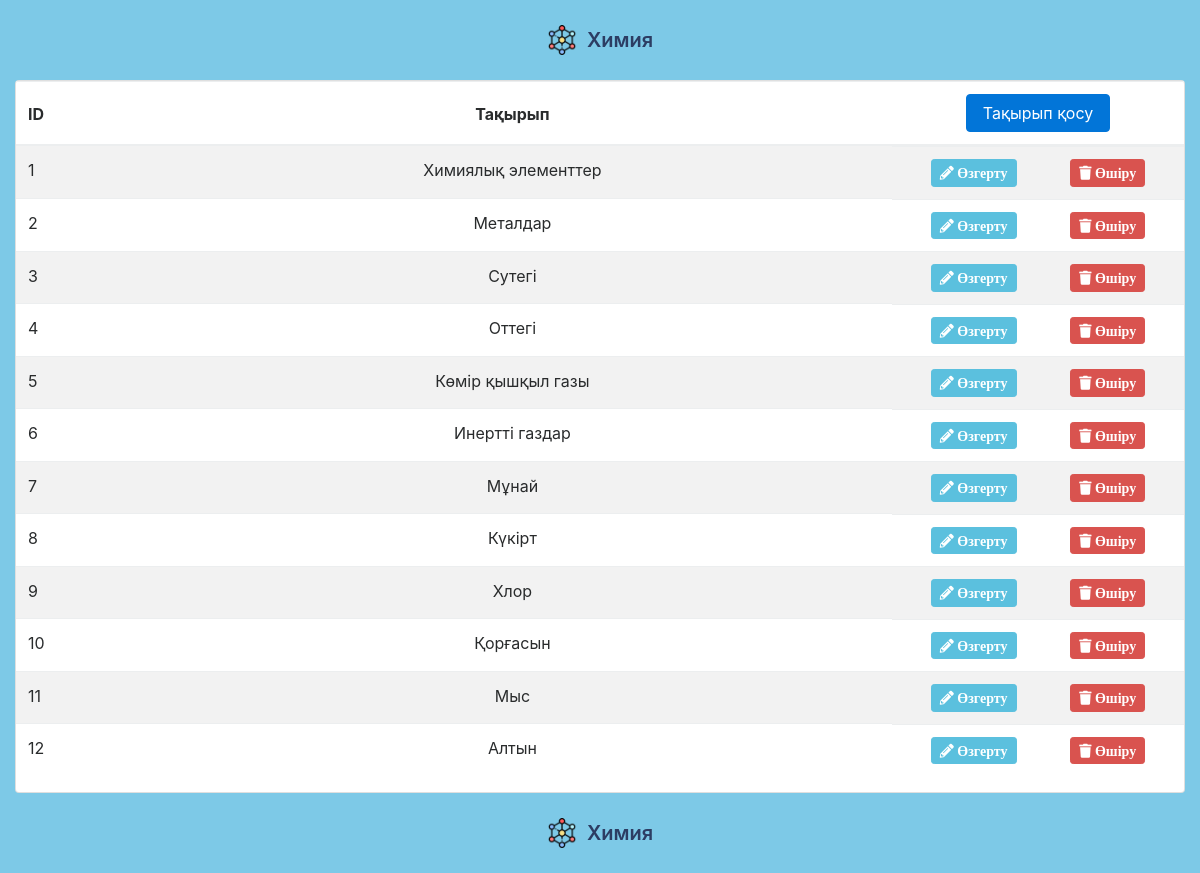
Page /admin/index.php on the earlier database version.
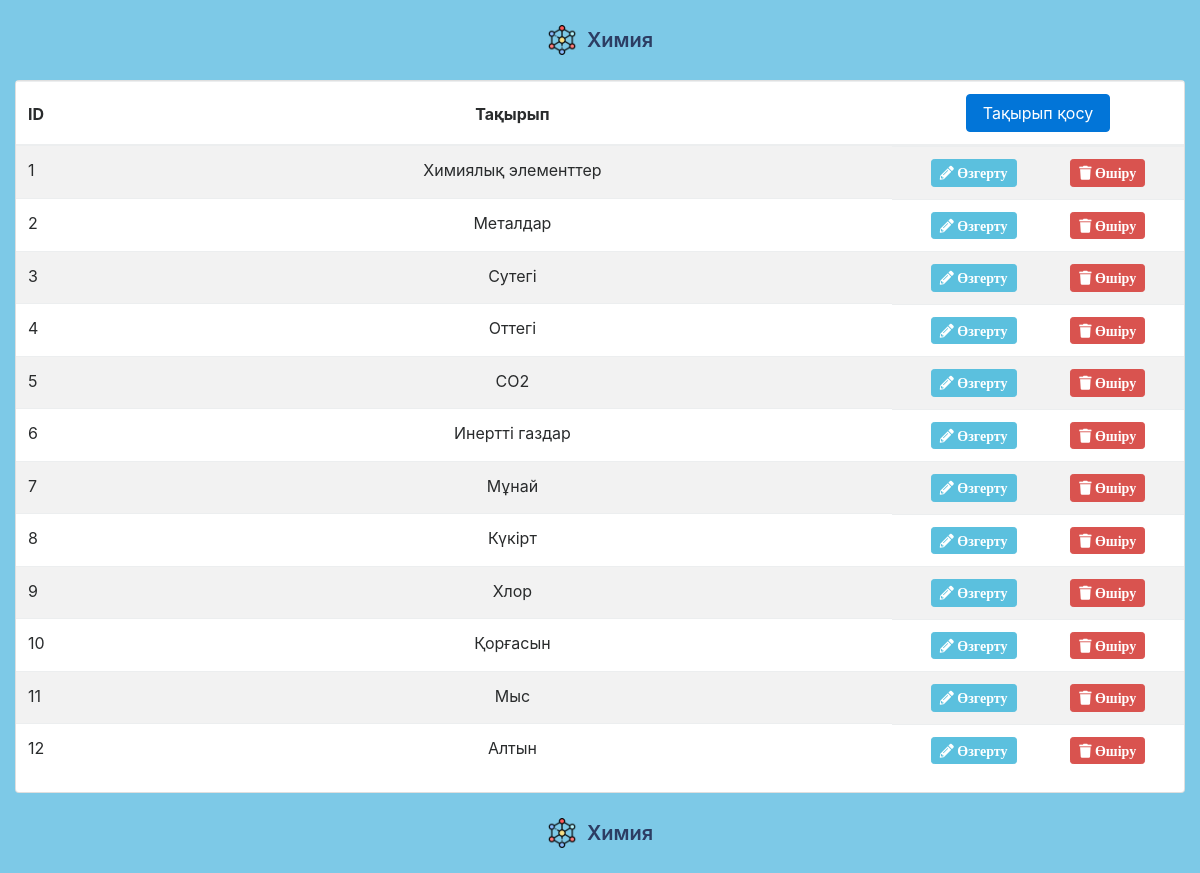
Same page on the later database version.
### tables this page shows
CREATE TABLE items (id INTEGER PRIMARY KEY UNIQUE, name VARCHAR (0, 255), logo TEXT, text TEXT);

### admin/index.php (the view, shortened to what this page needs)
<?php
    $db = new PDO('sqlite:'.DB_PATH);
    $result = $db->query("SELECT * FROM items");
    $row = $result->fetchAll(PDO::FETCH_ASSOC);
?>
<!DOCTYPE html>
<html lang="en">
<head>
    <link rel="stylesheet" href="../css/sweetalert2.min.css">
    <link rel="stylesheet" href="../css/bootstrap.min.css">
    <link rel="stylesheet" href="../css/tempusdominus-bootstrap-4.min.css">
    <link rel="stylesheet" href="https://cdnjs.cloudflare.com/ajax/libs/font-awesome/5.15.3/css/all.min.css">
</head>
<body style="background-color: #7dc9e7;">
    <header>
        <a href="../">
            <div class="header">
                <img src="../img/logo.png" alt="">
                <span>Химия</span>
            </div>
        </a>
    </header>
    <section class="content">
        <div class="container-fluid">
            <div class="card">
            <div class="card-body p-0">
                <table class="table table-striped projects">
                <thead>
                    <tr>
                        <th style="width: 10%">
                            <h6 class="font-weight-bold">ID</h6>
                        </th>
                        <th style="text-align:center">
                            <h6 class="font-weight-bold">Тақырып</h6>
                        </th>
                        <th style="width: 25%;">
                            <div class="d-flex">
                                <a class="btn btn-primary" style="margin: 0 auto;" href="item.php">Тақырып қосу</a>
                            </div>
                        </th>
                    </tr>
                </thead>
                <tbody>
                <?php
                    foreach ($row as $row) {
                        ?>
                        <tr>
                            <td><?php echo $row['id']; ?></td>
                            <td style="text-align:center"><?php echo $row['name']; ?></td>
                            <td class="project-actions d-flex justify-content-around">
                            <a class="btn btn-info btn-sm" href="./edit.php?id=<?php echo $row['id']; ?>">
                                <i class="fas fa-pencil-alt">
                                    Өзгерту
                                </i>
                            </a>
                            <a class="btn btn-danger btn-sm delete-btn" href="./delete.php?id=<?php echo $row['id']; ?>">
                                <i class="fas fa-trash">
                                    Өшіру
                                </i>
                            </a>
                            </td>
                        </tr>
                        <?php
                    };
                ?>
                </tbody>
                </table>
            </div>
            </div>
        </div>
    </section>
    <footer>
        <a href="../">
            <div class="footer">
                <img src="../img/logo.png" alt="">
                <span>Химия</span>
            </div>
        </a>
    </footer>
</body>
</html>

Differences in the rows shown:
changed items id 5: name "Көмір қышқыл газы" → "CO2"
